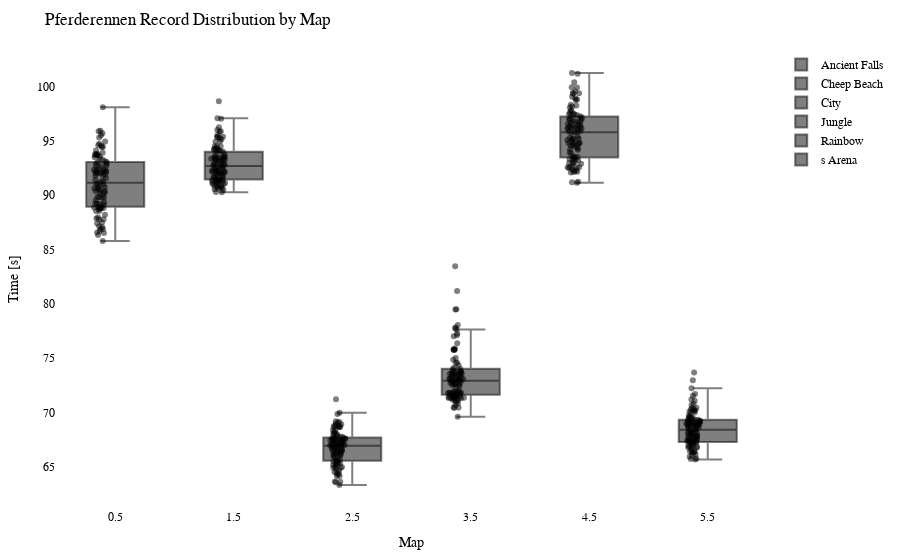

The code cell stored with this chart in its notebook:
### Code cell
import plotly.graph_objects as go
import plotly.io as pio

df = getRecordsDataframe(minigame="Pferderennen")

# Calculate the offset for centering the data points
num_columns = len(df.columns)
offset = 0.5

# Create a Swarm plot using Plotly
fig = go.Figure()

for i, column in enumerate(df.columns):
    x_values = [i + offset] * len(df[column])  # Adjust x-values with offset for horizontal centering
    fig.add_trace(go.Box(x=x_values,
                         y=df[column],
                         name=column,
                         boxpoints='all',
                         pointpos=-0.5,  # Adjust point position to prevent overlapping
                         marker=dict(color='rgba(0,0,0,0.5)', size=6),  # Adjust marker color and size
                         hovertext=df.index,
                         hoverinfo='text+y'))

fig.update_layout(title="Pferderennen Record Distribution by Map",
                  xaxis=dict(title="Map"),
                  yaxis=dict(title="Time [s]"),
                  showlegend=True,
                  font=dict(family="Arial", size=12, color="black"),  # Customize font
                  plot_bgcolor="white",  # Set background color
                  margin=dict(l=50, r=50, t=50, b=50),  # Adjust margins for better layout
                  )

pio.show(fig)

pio.write_html(fig, "out/pferd_swarm_plot.html")

### Figure 1 — Plotly figure (JSON) as saved in the notebook; plotly's stock layout.template omitted (floating-point values rounded to 4 significant figures)
{"data": [{"boxpoints": "all", "hoverinfo": "text+y", "hovertext": ["20LeRe10", "agowskyy", "Allooy", "Anni808", "Axollotel", "BacardiSprite", "bawskey", "BusinessBent", "ByNetherdude", "byTobi", "cediiiiii_10", "Chander24", "Chrisi20101", "crocodile1870", "cxl1lo", "DarkCobweb", "deadfiight", "DerBaumIstDerWeg", "Dokkkkko", "Ex4cted", "Falke23_5", "Feinberg", "Fflopse", "ForceFox", "Freeeedom", "frutigall", "GamemasterNiki", "GeneralEnte06", "Gerrygames", "Gobo9", "GrafikKatze", "Grapfen", "Gummibearchen", "H1ghsay", "h4nnes", "Harold_Sensemann", "HerrDante", "Jan2220", "JennieKim", "jimmi1410", "JOW23", "Joy_8oy", "JustK1lling", "KakaMC", "Kanickelul", "Keenaai", "Kokochampi", "Kokochampo", "Kopfradio", "Krusti", "Kyuudo", "LeWi_100", "Livgo", "lizsyy", "LordAlexos", "Lubottus", "Luis_XYZ", "M0orey_0", "marbrueck", "Martomias", "Mincheeen", "MrNulfred", "Mvsk_", "Nexilus", "Ninivee", "officialryzon", "Oronor", "PedroZockt", "Picutar", "PixlNight", "PolizeiDreamy", "Radattel", "Radiokopf", "Raefinzs", "Ritokii", "rXzEr_Justin", "Sackkerl", "SB387", "schmaarek", "ScreamingBlatz", "Sebi1801", "Seemops_8", "Sey__", "Shiewk", "Snitcherella", "SpeckyCut", "StaudammAusHolz", "TheBreadHD", "Tomiokey", "tsuneee", "twitchparaskiill", "Txlentierter", "Umgfoin", "WirdNichtGeladen", "Wissender", "xBaumeisterin", "xX_Dima_ggg_Xx6", "xX_Masha_ggg_Xx9", "ymq_", "yzvm", "zTotito", "_n3d", "_Waldi_"], "marker": {"color": "rgba(0,0,0,0.5)", "size": 6}, "name": "Ancient Falls", "pointpos": -0.5, "type": "box", "x": [0.5, 0.5, 0.5, 0.5, 0.5, 0.5, 0.5, 0.5, 0.5, 0.5, 0.5, 0.5, 0.5, 0.5, 0.5, 0.5, 0.5, 0.5, 0.5, 0.5, 0.5, 0.5, 0.5, 0.5, 0.5, 0.5, 0.5, 0.5, 0.5, 0.5, 0.5, 0.5, 0.5, 0.5, 0.5, 0.5, 0.5, 0.5, 0.5, 0.5, 0.5, 0.5, 0.5, 0.5, 0.5, 0.5, 0.5, 0.5, 0.5, 0.5, 0.5, 0.5, 0.5, 0.5, 0.5, 0.5, 0.5, 0.5, 0.5, 0.5, 0.5, 0.5, 0.5, 0.5, 0.5, 0.5, 0.5, 0.5, 0.5, 0.5, 0.5, 0.5, 0.5, 0.5, 0.5, 0.5, 0.5, 0.5, 0.5, 0.5, 0.5, 0.5, 0.5, 0.5, 0.5, 0.5, 0.5, 0.5, 0.5, 0.5, 0.5, 0.5, 0.5, 0.5, 0.5, 0.5, 0.5, 0.5, 0.5, 0.5, 0.5, 0.5, 0.5], "y": [93.05, 94.13, 92.35, 91.55, 92.5, 92.37, 88.84, 94.47, 94.6, 93.69, 86.89, 93.78, 88.84, 89.21, 89.27, 92.11, 92.34, 90.75, 92.03, 87.98, 93.39, null, 85.8, 95.9, 87.86, 88.8, 89.84, 87.16, 93.76, 86.57, 92.07, 90.09, 87.48, 90.82, 91.23, 94.41, 88.84, 88.96, 93.79, 92.16, 92.16, 90.38, 90.27, 91.01, null, 93.92, 95.7, 94.57, 93.29, 94.74, 89.34, 88.55, 91.91, 86.52, 93.06, 89.13, 88.55, 91.81, 92.65, 90.7, 89.76, 92.21, 98.09, 91.4, 89.2, 91.3, 93.69, 87.41, 90.61, 89.83, 95.52, 93.5, 93.13, 91.06, 95.31, 91.01, 92.24, 92.92, 86.89, 92.72, null, 90.24, 87.78, 90.41, 87.06, 95.94, 89.53, 94.94, 90.56, 86.34, 92.71, 90.39, 88.2, 92.89, 89.79, 88.72, 88.89, 92.0, 86.71, 87.79, 91.82, 88.88, 93.59]}, {"boxpoints": "all", "hoverinfo": "text+y", "hovertext": ["20LeRe10", "agowskyy", "Allooy", "Anni808", "Axollotel", "BacardiSprite", "bawskey", "BusinessBent", "ByNetherdude", "byTobi", "cediiiiii_10", "Chander24", "Chrisi20101", "crocodile1870", "cxl1lo", "DarkCobweb", "deadfiight", "DerBaumIstDerWeg", "Dokkkkko", "Ex4cted", "Falke23_5", "Feinberg", "Fflopse", "ForceFox", "Freeeedom", "frutigall", "GamemasterNiki", "GeneralEnte06", "Gerrygames", "Gobo9", "GrafikKatze", "Grapfen", "Gummibearchen", "H1ghsay", "h4nnes", "Harold_Sensemann", "HerrDante", "Jan2220", "JennieKim", "jimmi1410", "JOW23", "Joy_8oy", "JustK1lling", "KakaMC", "Kanickelul", "Keenaai", "Kokochampi", "Kokochampo", "Kopfradio", "Krusti", "Kyuudo", "LeWi_100", "Livgo", "lizsyy", "LordAlexos", "Lubottus", "Luis_XYZ", "M0orey_0", "marbrueck", "Martomias", "Mincheeen", "MrNulfred", "Mvsk_", "Nexilus", "Ninivee", "officialryzon", "Oronor", "PedroZockt", "Picutar", "PixlNight", "PolizeiDreamy", "Radattel", "Radiokopf", "Raefinzs", "Ritokii", "rXzEr_Justin", "Sackkerl", "SB387", "schmaarek", "ScreamingBlatz", "Sebi1801", "Seemops_8", "Sey__", "Shiewk", "Snitcherella", "SpeckyCut", "StaudammAusHolz", "TheBreadHD", "Tomiokey", "tsuneee", "twitchparaskiill", "Txlentierter", "Umgfoin", "WirdNichtGeladen", "Wissender", "xBaumeisterin", "xX_Dima_ggg_Xx6", "xX_Masha_ggg_Xx9", "ymq_", "yzvm", "zTotito", "_n3d", "_Waldi_"], "marker": {"color": "rgba(0,0,0,0.5)", "size": 6}, "name": "Cheep Beach", "pointpos": -0.5, "type": "box", "x": [1.5, 1.5, 1.5, 1.5, 1.5, 1.5, 1.5, 1.5, 1.5, 1.5, 1.5, 1.5, 1.5, 1.5, 1.5, 1.5, 1.5, 1.5, 1.5, 1.5, 1.5, 1.5, 1.5, 1.5, 1.5, 1.5, 1.5, 1.5, 1.5, 1.5, 1.5, 1.5, 1.5, 1.5, 1.5, 1.5, 1.5, 1.5, 1.5, 1.5, 1.5, 1.5, 1.5, 1.5, 1.5, 1.5, 1.5, 1.5, 1.5, 1.5, 1.5, 1.5, 1.5, 1.5, 1.5, 1.5, 1.5, 1.5, 1.5, 1.5, 1.5, 1.5, 1.5, 1.5, 1.5, 1.5, 1.5, 1.5, 1.5, 1.5, 1.5, 1.5, 1.5, 1.5, 1.5, 1.5, 1.5, 1.5, 1.5, 1.5, 1.5, 1.5, 1.5, 1.5, 1.5, 1.5, 1.5, 1.5, 1.5, 1.5, 1.5, 1.5, 1.5, 1.5, 1.5, 1.5, 1.5, 1.5, 1.5, 1.5, 1.5, 1.5, 1.5], "y": [94, 92.15, 95.89, 93.21, 94.3, 91.03, 91.66, 95.53, 94.93, 94.06, 90.31, 93.28, 91.45, 91.36, 91.34, 92.25, 94.15, 92.96, 94.5, 91.43, 92.4, 96.01, 90.28, 94.31, 90.59, 91.2, 92.78, 90.56, 91.96, 90.78, 92.24, 91.81, 90.85, 94.24, 91.63, 92.71, 90.73, 92.3, 93.07, 93.28, 91.0, 92.57, 97.09, 91.3, 98.66, 93.19, 95.84, 97.03, 96.26, 94.17, 91.51, 91.17, 93.46, 90.82, 94.96, 92.2, 91.71, 93.66, 92.9, 92.0, 92.83, 92.81, 95.15, 93.47, 91.99, null, 95.39, 91.11, 91.99, 92.12, 93.45, 94.51, 95.35, 93.46, 93.43, 93.45, 93.78, 92.69, 90.49, 94.01, 93.13, 91.31, 90.85, 91.95, 91.47, 93.28, 92.49, 95.26, 92.67, 91.44, 93.57, 94.17, 91.09, 92.26, 92.32, 91.04, 92.16, 94.51, 90.67, 91.26, 95.36, 91.24, 93.37]}, {"boxpoints": "all", "hoverinfo": "text+y", "hovertext": ["20LeRe10", "agowskyy", "Allooy", "Anni808", "Axollotel", "BacardiSprite", "bawskey", "BusinessBent", "ByNetherdude", "byTobi", "cediiiiii_10", "Chander24", "Chrisi20101", "crocodile1870", "cxl1lo", "DarkCobweb", "deadfiight", "DerBaumIstDerWeg", "Dokkkkko", "Ex4cted", "Falke23_5", "Feinberg", "Fflopse", "ForceFox", "Freeeedom", "frutigall", "GamemasterNiki", "GeneralEnte06", "Gerrygames", "Gobo9", "GrafikKatze", "Grapfen", "Gummibearchen", "H1ghsay", "h4nnes", "Harold_Sensemann", "HerrDante", "Jan2220", "JennieKim", "jimmi1410", "JOW23", "Joy_8oy", "JustK1lling", "KakaMC", "Kanickelul", "Keenaai", "Kokochampi", "Kokochampo", "Kopfradio", "Krusti", "Kyuudo", "LeWi_100", "Livgo", "lizsyy", "LordAlexos", "Lubottus", "Luis_XYZ", "M0orey_0", "marbrueck", "Martomias", "Mincheeen", "MrNulfred", "Mvsk_", "Nexilus", "Ninivee", "officialryzon", "Oronor", "PedroZockt", "Picutar", "PixlNight", "PolizeiDreamy", "Radattel", "Radiokopf", "Raefinzs", "Ritokii", "rXzEr_Justin", "Sackkerl", "SB387", "schmaarek", "ScreamingBlatz", "Sebi1801", "Seemops_8", "Sey__", "Shiewk", "Snitcherella", "SpeckyCut", "StaudammAusHolz", "TheBreadHD", "Tomiokey", "tsuneee", "twitchparaskiill", "Txlentierter", "Umgfoin", "WirdNichtGeladen", "Wissender", "xBaumeisterin", "xX_Dima_ggg_Xx6", "xX_Masha_ggg_Xx9", "ymq_", "yzvm", "zTotito", "_n3d", "_Waldi_"], "marker": {"color": "rgba(0,0,0,0.5)", "size": 6}, "name": "City", "pointpos": -0.5, "type": "box", "x": [2.5, 2.5, 2.5, 2.5, 2.5, 2.5, 2.5, 2.5, 2.5, 2.5, 2.5, 2.5, 2.5, 2.5, 2.5, 2.5, 2.5, 2.5, 2.5, 2.5, 2.5, 2.5, 2.5, 2.5, 2.5, 2.5, 2.5, 2.5, 2.5, 2.5, 2.5, 2.5, 2.5, 2.5, 2.5, 2.5, 2.5, 2.5, 2.5, 2.5, 2.5, 2.5, 2.5, 2.5, 2.5, 2.5, 2.5, 2.5, 2.5, 2.5, 2.5, 2.5, 2.5, 2.5, 2.5, 2.5, 2.5, 2.5, 2.5, 2.5, 2.5, 2.5, 2.5, 2.5, 2.5, 2.5, 2.5, 2.5, 2.5, 2.5, 2.5, 2.5, 2.5, 2.5, 2.5, 2.5, 2.5, 2.5, 2.5, 2.5, 2.5, 2.5, 2.5, 2.5, 2.5, 2.5, 2.5, 2.5, 2.5, 2.5, 2.5, 2.5, 2.5, 2.5, 2.5, 2.5, 2.5, 2.5, 2.5, 2.5, 2.5, 2.5, 2.5], "y": [67.46, 69.12, 67.01, 66.19, 68.41, 64.89, 65.8, 67.88, 71.21, 68.03, 63.66, 69.07, 64.92, 65.52, 65.37, 66.95, 68.0, 67.51, 67.65, 65.29, 66.71, 69.0, 63.32, 66.48, 65.46, 66.26, 67.04, 64.64, 66.84, 64.39, 65.57, 66.71, 65.07, 67.42, 65.7, 68.11, 64.17, 67.29, 67.49, 68.67, 65.97, 66.68, 66.38, 65.2, 66.45, 67.56, 69.2, 68.69, 68.78, 66.35, 65.36, 65.48, 66.52, 64.17, 66.05, 64.99, 67.52, 68.36, 67.62, 66.68, 66.22, 67.29, 68.76, 67.76, 66.98, null, 67.35, 64.83, 68.21, 67.1, 66.94, 68.65, 68.81, 66.89, 67.61, 67.17, 66.97, 67.56, 64.31, 66.15, 67.39, 65.91, 64.53, 66.84, 66.39, 68.68, 67.46, 69.99, 67.18, 63.58, 67.1, null, 65.25, 67.77, 66.52, 67.67, 67.07, 68.91, 64.48, 63.62, 67.99, 65.0, 69.86]}, {"boxpoints": "all", "hoverinfo": "text+y", "hovertext": ["20LeRe10", "agowskyy", "Allooy", "Anni808", "Axollotel", "BacardiSprite", "bawskey", "BusinessBent", "ByNetherdude", "byTobi", "cediiiiii_10", "Chander24", "Chrisi20101", "crocodile1870", "cxl1lo", "DarkCobweb", "deadfiight", "DerBaumIstDerWeg", "Dokkkkko", "Ex4cted", "Falke23_5", "Feinberg", "Fflopse", "ForceFox", "Freeeedom", "frutigall", "GamemasterNiki", "GeneralEnte06", "Gerrygames", "Gobo9", "GrafikKatze", "Grapfen", "Gummibearchen", "H1ghsay", "h4nnes", "Harold_Sensemann", "HerrDante", "Jan2220", "JennieKim", "jimmi1410", "JOW23", "Joy_8oy", "JustK1lling", "KakaMC", "Kanickelul", "Keenaai", "Kokochampi", "Kokochampo", "Kopfradio", "Krusti", "Kyuudo", "LeWi_100", "Livgo", "lizsyy", "LordAlexos", "Lubottus", "Luis_XYZ", "M0orey_0", "marbrueck", "Martomias", "Mincheeen", "MrNulfred", "Mvsk_", "Nexilus", "Ninivee", "officialryzon", "Oronor", "PedroZockt", "Picutar", "PixlNight", "PolizeiDreamy", "Radattel", "Radiokopf", "Raefinzs", "Ritokii", "rXzEr_Justin", "Sackkerl", "SB387", "schmaarek", "ScreamingBlatz", "Sebi1801", "Seemops_8", "Sey__", "Shiewk", "Snitcherella", "SpeckyCut", "StaudammAusHolz", "TheBreadHD", "Tomiokey", "tsuneee", "twitchparaskiill", "Txlentierter", "Umgfoin", "WirdNichtGeladen", "Wissender", "xBaumeisterin", "xX_Dima_ggg_Xx6", "xX_Masha_ggg_Xx9", "ymq_", "yzvm", "zTotito", "_n3d", "_Waldi_"], "marker": {"color": "rgba(0,0,0,0.5)", "size": 6}, "name": "Jungle", "pointpos": -0.5, "type": "box", "x": [3.5, 3.5, 3.5, 3.5, 3.5, 3.5, 3.5, 3.5, 3.5, 3.5, 3.5, 3.5, 3.5, 3.5, 3.5, 3.5, 3.5, 3.5, 3.5, 3.5, 3.5, 3.5, 3.5, 3.5, 3.5, 3.5, 3.5, 3.5, 3.5, 3.5, 3.5, 3.5, 3.5, 3.5, 3.5, 3.5, 3.5, 3.5, 3.5, 3.5, 3.5, 3.5, 3.5, 3.5, 3.5, 3.5, 3.5, 3.5, 3.5, 3.5, 3.5, 3.5, 3.5, 3.5, 3.5, 3.5, 3.5, 3.5, 3.5, 3.5, 3.5, 3.5, 3.5, 3.5, 3.5, 3.5, 3.5, 3.5, 3.5, 3.5, 3.5, 3.5, 3.5, 3.5, 3.5, 3.5, 3.5, 3.5, 3.5, 3.5, 3.5, 3.5, 3.5, 3.5, 3.5, 3.5, 3.5, 3.5, 3.5, 3.5, 3.5, 3.5, 3.5, 3.5, 3.5, 3.5, 3.5, 3.5, 3.5, 3.5, 3.5, 3.5, 3.5], "y": [73.64, 79.48, 77.82, 72.67, 77.02, 71.32, 75.75, null, 75.78, 73.7, 70.47, 74.11, 71.91, 71.41, 71.7, 73.52, 73.57, 72.73, 72.96, 71.81, 74.86, 76.37, 69.62, 73.14, 71.1, 73.03, 71.99, 70.97, 73.78, 71.34, 71.44, 71.78, 71.27, 73.23, 71.43, 75.89, 71.34, 72.9, 72.54, 73.39, 71.87, 74.35, 71.14, 71.45, null, 74.04, 74.59, null, 74.57, 73.59, 73.23, 70.45, 73.11, 70.85, 77.64, 71.6, 72.38, 73.1, 73.17, 72.77, 72.34, 72.6, 77.26, 79.5, 72.58, 73.04, 75.81, 70.69, 73.49, 72.76, 73.62, 77.1, 73.82, 73.09, 83.47, 73.54, 73.39, 75.03, 71.19, 74.04, null, 71.79, 71.81, 71.55, 71.55, 78.07, 71.65, 77.76, 73.83, 71.35, 81.18, null, 71.88, 72.72, 71.63, 71.72, 71.87, 72.87, 70.44, 71.44, 73.58, 71.25, 75.8]}, {"boxpoints": "all", "hoverinfo": "text+y", "hovertext": ["20LeRe10", "agowskyy", "Allooy", "Anni808", "Axollotel", "BacardiSprite", "bawskey", "BusinessBent", "ByNetherdude", "byTobi", "cediiiiii_10", "Chander24", "Chrisi20101", "crocodile1870", "cxl1lo", "DarkCobweb", "deadfiight", "DerBaumIstDerWeg", "Dokkkkko", "Ex4cted", "Falke23_5", "Feinberg", "Fflopse", "ForceFox", "Freeeedom", "frutigall", "GamemasterNiki", "GeneralEnte06", "Gerrygames", "Gobo9", "GrafikKatze", "Grapfen", "Gummibearchen", "H1ghsay", "h4nnes", "Harold_Sensemann", "HerrDante", "Jan2220", "JennieKim", "jimmi1410", "JOW23", "Joy_8oy", "JustK1lling", "KakaMC", "Kanickelul", "Keenaai", "Kokochampi", "Kokochampo", "Kopfradio", "Krusti", "Kyuudo", "LeWi_100", "Livgo", "lizsyy", "LordAlexos", "Lubottus", "Luis_XYZ", "M0orey_0", "marbrueck", "Martomias", "Mincheeen", "MrNulfred", "Mvsk_", "Nexilus", "Ninivee", "officialryzon", "Oronor", "PedroZockt", "Picutar", "PixlNight", "PolizeiDreamy", "Radattel", "Radiokopf", "Raefinzs", "Ritokii", "rXzEr_Justin", "Sackkerl", "SB387", "schmaarek", "ScreamingBlatz", "Sebi1801", "Seemops_8", "Sey__", "Shiewk", "Snitcherella", "SpeckyCut", "StaudammAusHolz", "TheBreadHD", "Tomiokey", "tsuneee", "twitchparaskiill", "Txlentierter", "Umgfoin", "WirdNichtGeladen", "Wissender", "xBaumeisterin", "xX_Dima_ggg_Xx6", "xX_Masha_ggg_Xx9", "ymq_", "yzvm", "zTotito", "_n3d", "_Waldi_"], "marker": {"color": "rgba(0,0,0,0.5)", "size": 6}, "name": "Rainbow", "pointpos": -0.5, "type": "box", "x": [4.5, 4.5, 4.5, 4.5, 4.5, 4.5, 4.5, 4.5, 4.5, 4.5, 4.5, 4.5, 4.5, 4.5, 4.5, 4.5, 4.5, 4.5, 4.5, 4.5, 4.5, 4.5, 4.5, 4.5, 4.5, 4.5, 4.5, 4.5, 4.5, 4.5, 4.5, 4.5, 4.5, 4.5, 4.5, 4.5, 4.5, 4.5, 4.5, 4.5, 4.5, 4.5, 4.5, 4.5, 4.5, 4.5, 4.5, 4.5, 4.5, 4.5, 4.5, 4.5, 4.5, 4.5, 4.5, 4.5, 4.5, 4.5, 4.5, 4.5, 4.5, 4.5, 4.5, 4.5, 4.5, 4.5, 4.5, 4.5, 4.5, 4.5, 4.5, 4.5, 4.5, 4.5, 4.5, 4.5, 4.5, 4.5, 4.5, 4.5, 4.5, 4.5, 4.5, 4.5, 4.5, 4.5, 4.5, 4.5, 4.5, 4.5, 4.5, 4.5, 4.5, 4.5, 4.5, 4.5, 4.5, 4.5, 4.5, 4.5, 4.5, 4.5, 4.5], "y": [99.91, 98.92, 99.94, 95.79, 95.75, 92.92, 97.17, 98.33, 99.41, 94.79, 91.15, 99.39, 93.92, 92.89, 95.38, 94.8, 96.25, 94.24, 96.36, 92.97, 95.92, 96.25, 91.24, 93.53, 92.21, 94.87, 94.84, 93.84, 95.22, 91.19, 92.56, 93.32, 93.03, 97.51, 93.34, 96.19, 92.29, 95.17, 96.84, 96.11, 92.56, 97.39, 97.83, 93.19, null, 96.8, 99.54, 97.61, 98.25, 96.64, 96.03, 92.1, 97.28, 92.17, 101.2, 94.57, 96.48, 96.23, 97.02, 95.29, 96.46, 94.67, 97.05, 98.17, 96.78, null, 97.45, 92.14, 96.17, 93.0, 96.28, 99.06, 98.77, 97.25, 96.72, 96.54, 95.82, 95.19, 92.57, 96.92, 97.72, 94.58, 93.57, 93.34, 92.56, 98.8, 94.43, 101.3, 98.08, 92.37, 95.88, 92.5, 94.99, 95.09, 94.31, 94.19, 94.68, 100.4, 92.63, 93.47, 99.34, 93.46, 97.44]}, {"boxpoints": "all", "hoverinfo": "text+y", "hovertext": ["20LeRe10", "agowskyy", "Allooy", "Anni808", "Axollotel", "BacardiSprite", "bawskey", "BusinessBent", "ByNetherdude", "byTobi", "cediiiiii_10", "Chander24", "Chrisi20101", "crocodile1870", "cxl1lo", "DarkCobweb", "deadfiight", "DerBaumIstDerWeg", "Dokkkkko", "Ex4cted", "Falke23_5", "Feinberg", "Fflopse", "ForceFox", "Freeeedom", "frutigall", "GamemasterNiki", "GeneralEnte06", "Gerrygames", "Gobo9", "GrafikKatze", "Grapfen", "Gummibearchen", "H1ghsay", "h4nnes", "Harold_Sensemann", "HerrDante", "Jan2220", "JennieKim", "jimmi1410", "JOW23", "Joy_8oy", "JustK1lling", "KakaMC", "Kanickelul", "Keenaai", "Kokochampi", "Kokochampo", "Kopfradio", "Krusti", "Kyuudo", "LeWi_100", "Livgo", "lizsyy", "LordAlexos", "Lubottus", "Luis_XYZ", "M0orey_0", "marbrueck", "Martomias", "Mincheeen", "MrNulfred", "Mvsk_", "Nexilus", "Ninivee", "officialryzon", "Oronor", "PedroZockt", "Picutar", "PixlNight", "PolizeiDreamy", "Radattel", "Radiokopf", "Raefinzs", "Ritokii", "rXzEr_Justin", "Sackkerl", "SB387", "schmaarek", "ScreamingBlatz", "Sebi1801", "Seemops_8", "Sey__", "Shiewk", "Snitcherella", "SpeckyCut", "StaudammAusHolz", "TheBreadHD", "Tomiokey", "tsuneee", "twitchparaskiill", "Txlentierter", "Umgfoin", "WirdNichtGeladen", "Wissender", "xBaumeisterin", "xX_Dima_ggg_Xx6", "xX_Masha_ggg_Xx9", "ymq_", "yzvm", "zTotito", "_n3d", "_Waldi_"], "marker": {"color": "rgba(0,0,0,0.5)", "size": 6}, "name": "s Arena", "pointpos": -0.5, "type": "box", "x": [5.5, 5.5, 5.5, 5.5, 5.5, 5.5, 5.5, 5.5, 5.5, 5.5, 5.5, 5.5, 5.5, 5.5, 5.5, 5.5, 5.5, 5.5, 5.5, 5.5, 5.5, 5.5, 5.5, 5.5, 5.5, 5.5, 5.5, 5.5, 5.5, 5.5, 5.5, 5.5, 5.5, 5.5, 5.5, 5.5, 5.5, 5.5, 5.5, 5.5, 5.5, 5.5, 5.5, 5.5, 5.5, 5.5, 5.5, 5.5, 5.5, 5.5, 5.5, 5.5, 5.5, 5.5, 5.5, 5.5, 5.5, 5.5, 5.5, 5.5, 5.5, 5.5, 5.5, 5.5, 5.5, 5.5, 5.5, 5.5, 5.5, 5.5, 5.5, 5.5, 5.5, 5.5, 5.5, 5.5, 5.5, 5.5, 5.5, 5.5, 5.5, 5.5, 5.5, 5.5, 5.5, 5.5, 5.5, 5.5, 5.5, 5.5, 5.5, 5.5, 5.5, 5.5, 5.5, 5.5, 5.5, 5.5, 5.5, 5.5, 5.5, 5.5, 5.5], "y": [70.22, 69.18, 71.21, 68.9, 69.14, 66.32, 68.82, 69.2, 70.39, 69.33, 65.72, 68.11, 67.84, 67.6, 67.31, 66.84, 69.07, 69.54, 68.36, 66.56, 67.78, 72.97, 65.94, 71.09, 66.82, 68.57, 68.64, 66.36, 67.25, 65.67, 67.56, 67.41, 66.9, 69.21, 67.28, 68.14, 66.78, 69.03, 68.39, 68.92, 67.27, 68.82, 72.24, 67.65, 73.68, 68.12, 70.0, 69.61, 70.78, 67.85, 67.86, 68.91, 70.7, 66.42, 71.7, 66.76, 67.28, 69.53, 69.22, 67.73, 67.36, 69.57, 68.61, 70.28, 68.95, 70.31, 69.98, 65.77, 67.75, 68.98, 68.86, 70.1, 70.17, 69.41, 68.66, 69.21, 69.41, 68.41, 66.35, 68.19, 68.39, 66.47, 68.08, 67.25, 67.49, 70.45, 69.01, 71.55, 67.65, 66.03, 69.34, 67.29, 66.97, 67.97, 67.41, 68.21, 68.84, 69.75, 66.16, 66.96, 68.78, 66.93, 69.02]}], "layout": {"font": {"color": "black", "family": "Arial", "size": 12}, "margin": {"b": 50, "l": 50, "r": 50, "t": 50}, "plot_bgcolor": "white", "showlegend": true, "title": {"text": "Pferderennen Record Distribution by Map"}, "xaxis": {"title": {"text": "Map"}}, "yaxis": {"title": {"text": "Time [s]"}}}}
